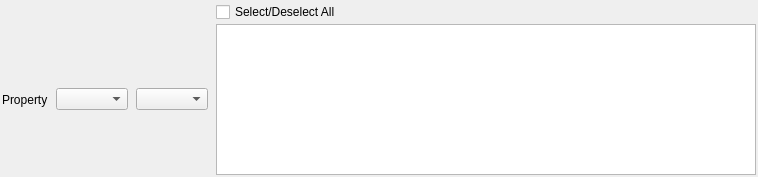
<?xml version="1.0" encoding="UTF-8"?>
<ui version="4.0">
 <class>MultiDataArraySelectionWidget</class>
 <widget class="QFrame" name="MultiDataArraySelectionWidget">
  <property name="geometry">
   <rect>
    <x>0</x>
    <y>0</y>
    <width>758</width>
    <height>177</height>
   </rect>
  </property>
  <layout class="QGridLayout" name="gridLayout">
   <property name="leftMargin">
    <number>2</number>
   </property>
   <property name="topMargin">
    <number>2</number>
   </property>
   <property name="rightMargin">
    <number>2</number>
   </property>
   <property name="bottomMargin">
    <number>2</number>
   </property>
   <property name="horizontalSpacing">
    <number>8</number>
   </property>
   <property name="verticalSpacing">
    <number>2</number>
   </property>
   <item row="1" column="2">
    <widget class="QComboBox" name="dataContainerCombo">
     <property name="sizePolicy">
      <sizepolicy hsizetype="Fixed" vsizetype="Maximum">
       <horstretch>0</horstretch>
       <verstretch>0</verstretch>
      </sizepolicy>
     </property>
     <property name="toolTip">
      <string>This is the DataContainer selection</string>
     </property>
     <property name="sizeAdjustPolicy">
      <enum>QComboBox::AdjustToContents</enum>
     </property>
    </widget>
   </item>
   <item row="0" column="4">
    <widget class="QCheckBox" name="selectCheckBox">
     <property name="text">
      <string>Select/Deselect All</string>
     </property>
     <property name="tristate">
      <bool>true</bool>
     </property>
    </widget>
   </item>
   <item row="1" column="4">
    <widget class="QListWidget" name="attributeArraysWidget">
     <property name="sizePolicy">
      <sizepolicy hsizetype="Expanding" vsizetype="Expanding">
       <horstretch>0</horstretch>
       <verstretch>0</verstretch>
      </sizepolicy>
     </property>
     <property name="sizeAdjustPolicy">
      <enum>QAbstractScrollArea::AdjustIgnored</enum>
     </property>
     <property name="editTriggers">
      <set>QAbstractItemView::NoEditTriggers</set>
     </property>
    </widget>
   </item>
   <item row="1" column="3">
    <widget class="QComboBox" name="attributeMatrixCombo">
     <property name="sizePolicy">
      <sizepolicy hsizetype="Fixed" vsizetype="Maximum">
       <horstretch>0</horstretch>
       <verstretch>0</verstretch>
      </sizepolicy>
     </property>
     <property name="toolTip">
      <string>This is the AttributeMatrix selection</string>
     </property>
     <property name="sizeAdjustPolicy">
      <enum>QComboBox::AdjustToContents</enum>
     </property>
    </widget>
   </item>
   <item row="1" column="0">
    <widget class="QLabel" name="label">
     <property name="sizePolicy">
      <sizepolicy hsizetype="Preferred" vsizetype="Preferred">
       <horstretch>0</horstretch>
       <verstretch>0</verstretch>
      </sizepolicy>
     </property>
     <property name="text">
      <string>Property</string>
     </property>
    </widget>
   </item>
  </layout>
 </widget>
 <resources/>
 <connections/>
</ui>
